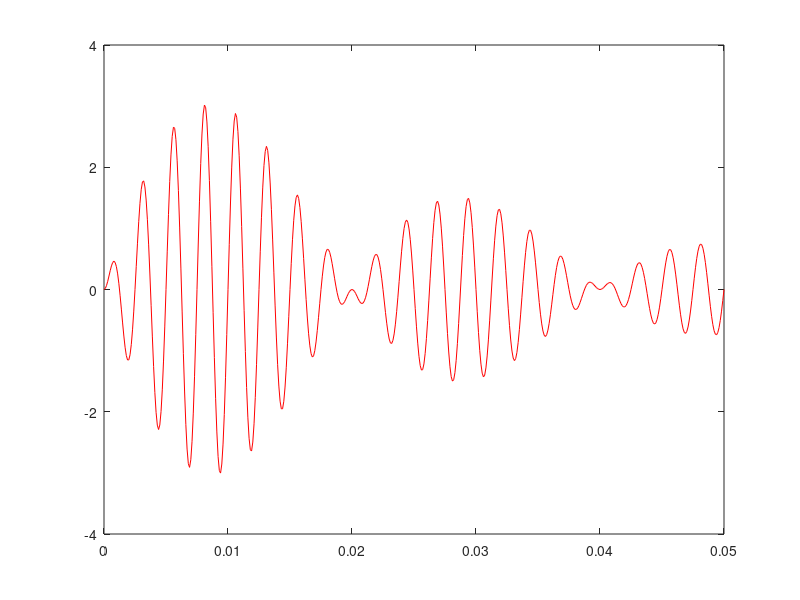

The MATLAB script that drew this image:
clc;
clear all;

t = 0 : 0.0001 : 0.05;
l = exp(-35*t).*sin(2*pi*25*t);
plot(t, l)
%hold on;

%%
Vin = 0.2.*sin(2*pi*400*t);
plot(t,Vin, 'b')
%hold on;

Vc = l.*Vin;
plot(t,Vc, 'r')
title("VN σε σχέση με την Vin")

%%
rVin = rms(Vin)

rVc = rVin.*l;
plot(t,rVc, 'r')
title("Ενεργός τιμή της VN")

%% 

A = 21;
Vo = A.*Vc;
plot(t,Vo, 'r')
hold on;



